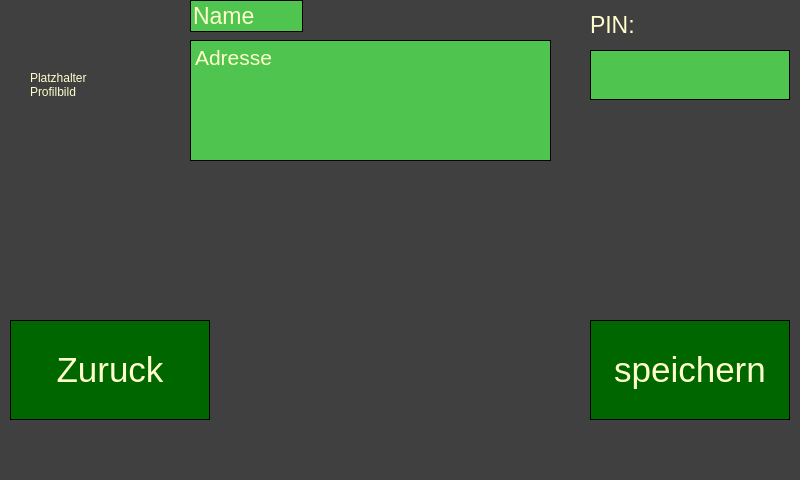
<?xml version="1.0" encoding="UTF-8"?>
<ui version="4.0">
 <class>MainWindow</class>
 <widget class="QMainWindow" name="MainWindow">
  <property name="geometry">
   <rect>
    <x>0</x>
    <y>0</y>
    <width>800</width>
    <height>480</height>
   </rect>
  </property>
  <property name="windowTitle">
   <string>MainWindow</string>
  </property>
  <property name="styleSheet">
   <string notr="true">QWidget{
	background-color: #404040;
	color: #00CC00}
QPushButton{
	color: #FFFFCC; 
	background-color: #006600;
	border-style: inset;
	border-color:black;
	border-width: 1px;}
QLineEdit,QTextEdit{
	color: #FFFFCC;
	background-color: #4FC44F;
	border-style: inset;
	border-color:black;
	border-width: 1px;}
QLabel{
	color: #FFFFCC;}</string>
  </property>
  <widget class="QWidget" name="centralwidget">
   <widget class="QLabel" name="label">
    <property name="geometry">
     <rect>
      <x>30</x>
      <y>10</y>
      <width>150</width>
      <height>150</height>
     </rect>
    </property>
    <property name="text">
     <string>Platzhalter
Profilbild</string>
    </property>
   </widget>
   <widget class="QLineEdit" name="Name">
    <property name="geometry">
     <rect>
      <x>190</x>
      <y>0</y>
      <width>113</width>
      <height>32</height>
     </rect>
    </property>
    <property name="font">
     <font>
      <pointsize>17</pointsize>
     </font>
    </property>
    <property name="text">
     <string>Name</string>
    </property>
   </widget>
   <widget class="QLabel" name="PIN_label">
    <property name="geometry">
     <rect>
      <x>590</x>
      <y>10</y>
      <width>200</width>
      <height>30</height>
     </rect>
    </property>
    <property name="font">
     <font>
      <pointsize>17</pointsize>
     </font>
    </property>
    <property name="text">
     <string>PIN:</string>
    </property>
   </widget>
   <widget class="QLineEdit" name="PIN_feld">
    <property name="geometry">
     <rect>
      <x>590</x>
      <y>50</y>
      <width>200</width>
      <height>50</height>
     </rect>
    </property>
    <property name="font">
     <font>
      <pointsize>17</pointsize>
     </font>
    </property>
   </widget>
   <widget class="QPushButton" name="pushButton">
    <property name="geometry">
     <rect>
      <x>10</x>
      <y>320</y>
      <width>200</width>
      <height>100</height>
     </rect>
    </property>
    <property name="font">
     <font>
      <pointsize>26</pointsize>
     </font>
    </property>
    <property name="text">
     <string>Zuruck</string>
    </property>
   </widget>
   <widget class="QPushButton" name="pushButton_2">
    <property name="geometry">
     <rect>
      <x>590</x>
      <y>320</y>
      <width>200</width>
      <height>100</height>
     </rect>
    </property>
    <property name="font">
     <font>
      <pointsize>26</pointsize>
     </font>
    </property>
    <property name="text">
     <string>speichern</string>
    </property>
   </widget>
   <widget class="QTextEdit" name="Adresse">
    <property name="geometry">
     <rect>
      <x>190</x>
      <y>40</y>
      <width>361</width>
      <height>121</height>
     </rect>
    </property>
    <property name="font">
     <font>
      <pointsize>17</pointsize>
     </font>
    </property>
    <property name="html">
     <string>&lt;!DOCTYPE HTML PUBLIC &quot;-//W3C//DTD HTML 4.0//EN&quot; &quot;http://www.w3.org/TR/REC-html40/strict.dtd&quot;&gt;
&lt;html&gt;&lt;head&gt;&lt;meta name=&quot;qrichtext&quot; content=&quot;1&quot; /&gt;&lt;style type=&quot;text/css&quot;&gt;
p, li { white-space: pre-wrap; }
&lt;/style&gt;&lt;/head&gt;&lt;body style=&quot; font-family:'PibotoLt'; font-size:17pt; font-weight:400; font-style:normal;&quot;&gt;
&lt;p style=&quot; margin-top:0px; margin-bottom:0px; margin-left:0px; margin-right:0px; -qt-block-indent:0; text-indent:0px;&quot;&gt;&lt;span style=&quot; font-size:16pt;&quot;&gt;Adresse&lt;/span&gt;&lt;/p&gt;&lt;/body&gt;&lt;/html&gt;</string>
    </property>
   </widget>
  </widget>
  <widget class="QMenuBar" name="menubar">
   <property name="geometry">
    <rect>
     <x>0</x>
     <y>0</y>
     <width>800</width>
     <height>28</height>
    </rect>
   </property>
  </widget>
  <widget class="QStatusBar" name="statusbar"/>
 </widget>
 <resources/>
 <connections/>
</ui>
